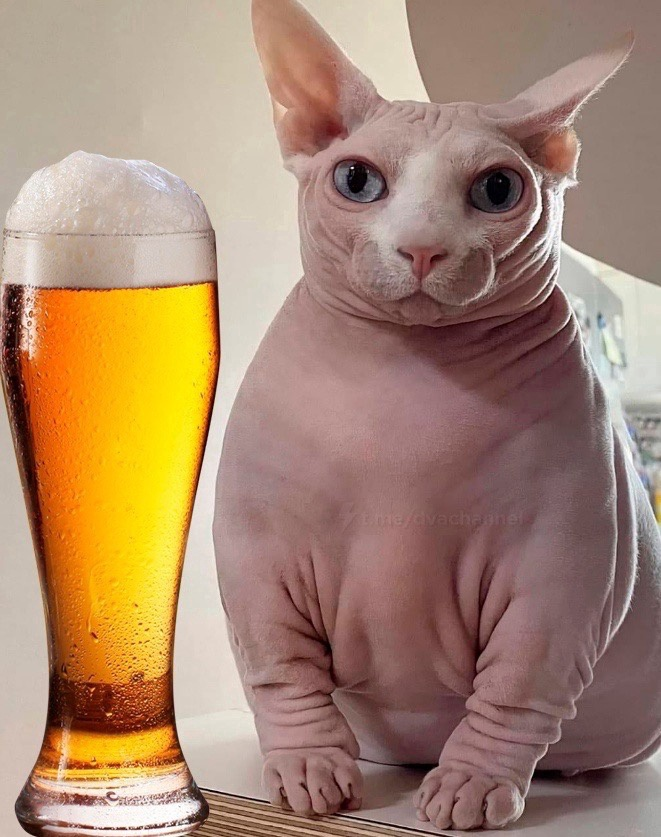
#> input picture lab4/cat.jpg, 661 x 837 px
$ python -i 1.py   (imports and definitions only)
#> lines starting #> are read from the running program, lines starting #| are printed output that depends on the picture
#> further down, picture is the input picture: PIL image 661x837 RGB; mean R, G, B 167.6, 135.4, 111.6
import sys
from PyQt5 import uic
from PyQt5.QtGui import QPixmap, QImage, QTransform
from PyQt5.QtWidgets import QApplication, QMainWindow, QFileDialog, QInputDialog
from PIL import Image
import numpy as np


def single_channel(fname, channel):
    a = []
    if channel == "r":
        a = [1, 2]
    if channel == "g":
        a = [0, 2]
    if channel == "b":
        a = [0, 1]

    img = Image.open(fname)
    img = np.array(img)
    img[:, :, a] *= 0
    img = Image.fromarray(img)
    return pil2pixmap(img)

def pil2pixmap(im):
    if im.mode == "RGB":
        r, g, b = im.split()
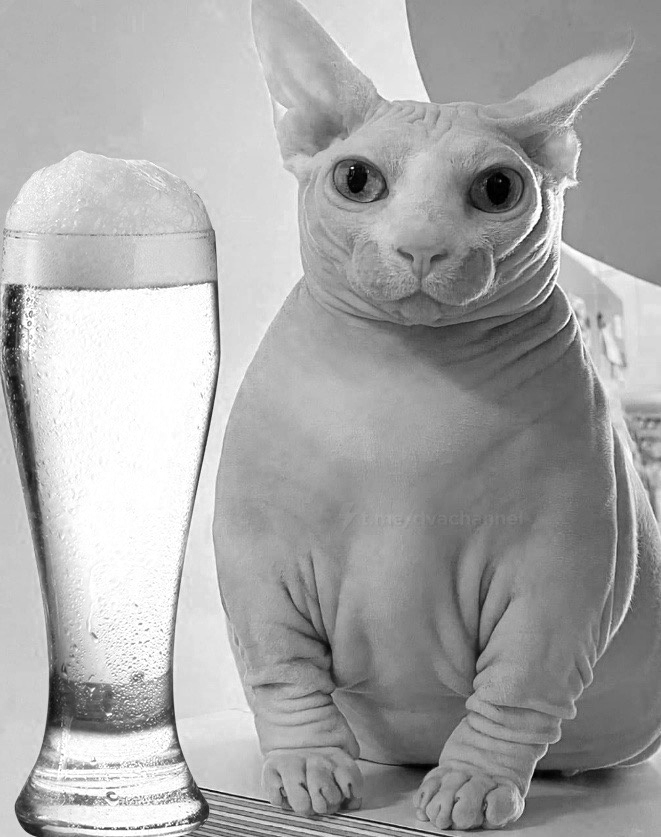
#> r: PIL image 661x837 L; min 0, max 255, mean 167.6
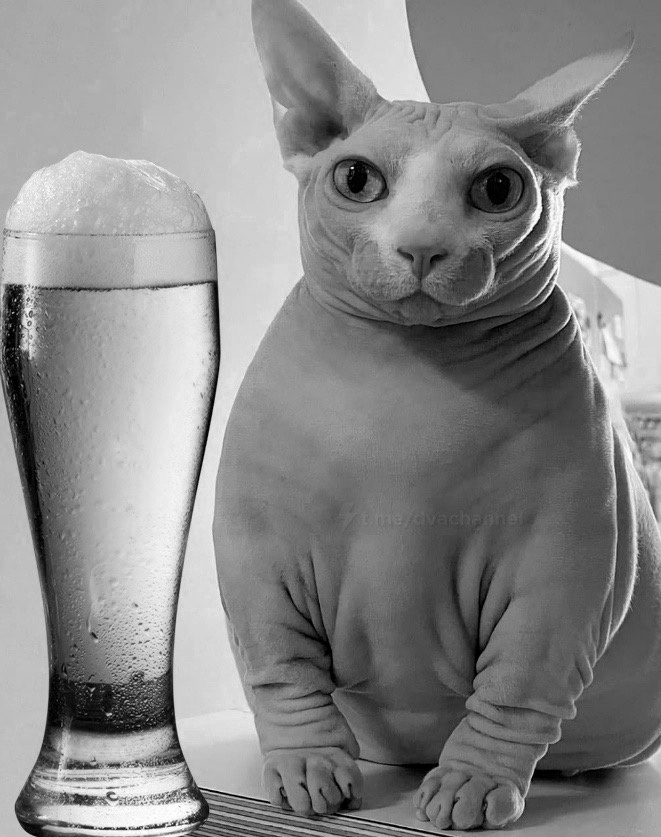
#> g: PIL image 661x837 L; min 0, max 255, mean 135.4
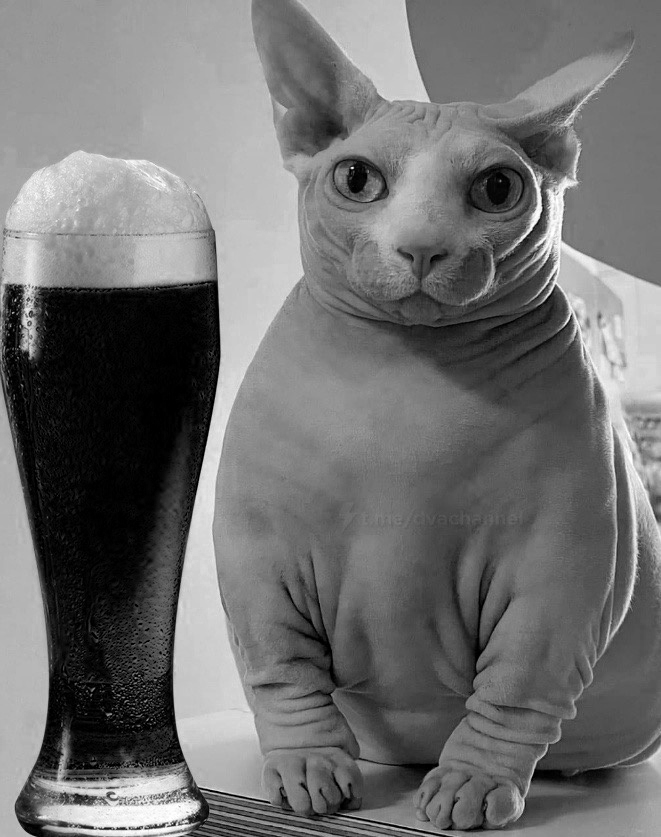
#> b: PIL image 661x837 L; min 0, max 255, mean 111.6
        im = Image.merge("RGB", (b, g, r))
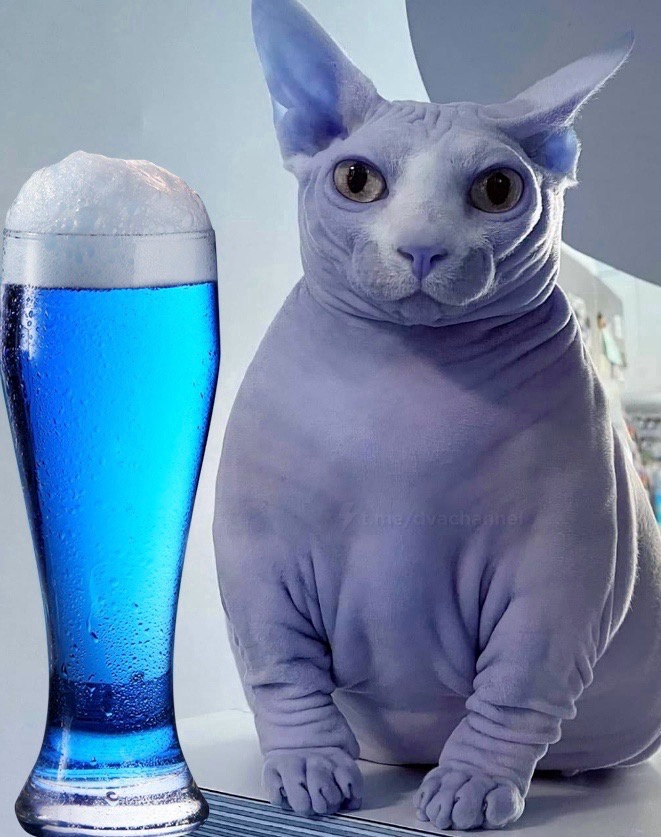
#> im: PIL image 661x837 RGB; mean R, G, B 111.6, 135.4, 167.6
    elif  im.mode == "RGBA":
        r, g, b, a = im.split()
        im = Image.merge("RGBA", (b, g, r, a))
    elif im.mode == "L":
        im = im.convert("RGBA")
    im2 = im.convert("RGBA")
    data = im2.tobytes("raw", "RGBA")
#> (the run stopped early here; a loop or call above may not have finished)
